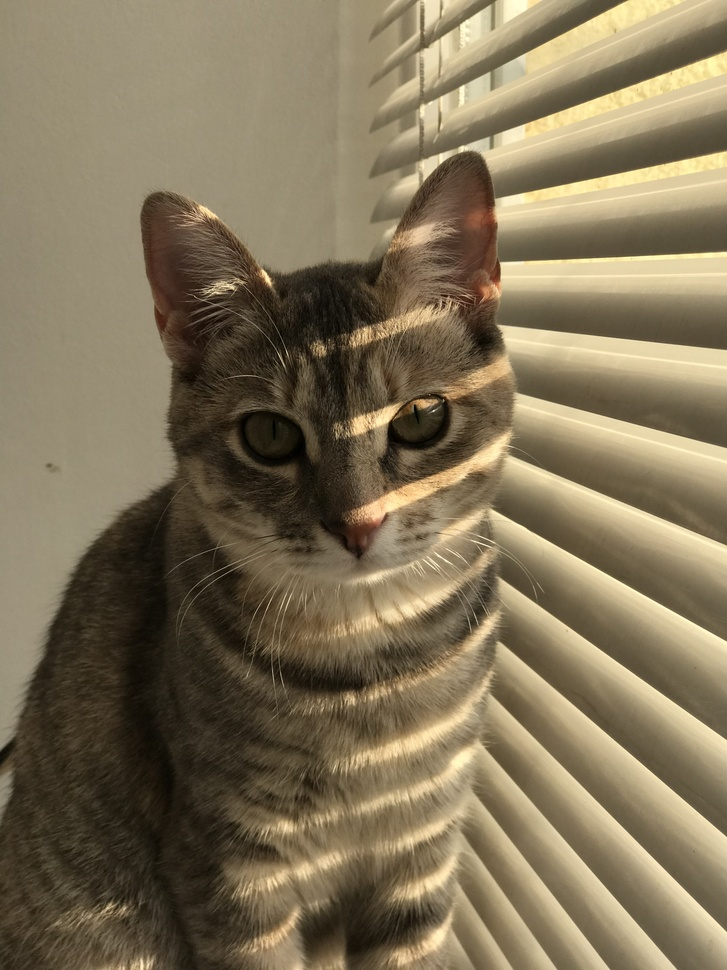
#> input picture lesson 56/lyusya.jpg, 727 x 970 px, shrunk from 3024 x 4032 before the run
$ jupyter execute task56.ipynb
#> lines starting #> are read from the running program, lines starting #| are printed output that depends on the picture
[cell 1]
import cv2
import matplotlib.pyplot as plt
import numpy as np
import matplotlib.colors as clr

[cell 2]
image = cv2.imread('lyusya.jpg')
#> image is the input picture: shape (970, 727, 3); mean B, G, R 88.6, 115.3, 128.7
plt.imshow(image)
cv2.waitKey(0)
plt.axis('off')
plt.show

[cell 3]
image_RGB = cv2.cvtColor(image, cv2.COLOR_BGR2RGB)
plt.axis('off')
plt.imshow(image_RGB)
plt.show()

# Декомпозиція по RGB

[cell 4]
RED = image_RGB.copy()
RED[:, :, (1, 2)] = 0
plt.axis('off')
plt.imshow(RED)
plt.show()

[cell 5]
GREEN = image_RGB.copy()
GREEN[:, :, (0, 2)] = 0
plt.axis('off')
plt.imshow(GREEN)
plt.show()

[cell 6]
BLUE = image_RGB.copy()
BLUE[:, :, (1, 0)] = 0
plt.axis('off')
plt.imshow(BLUE)
plt.show()

# Декомпозиція по HSV

[cell 7]
image_HSV = cv2.cvtColor(image, cv2.COLOR_BGR2HSV)
#> image_HSV: shape (970, 727, 3); mean H, S, V 19.9, 88.3, 128.7

[cell 8]
H = image_HSV.copy()
H[:, :, (1, 2)] = 255
#> H: shape (970, 727, 3); mean H, S, V 19.9, 255, 255
H = cv2.cvtColor(H, cv2.COLOR_HSV2RGB)
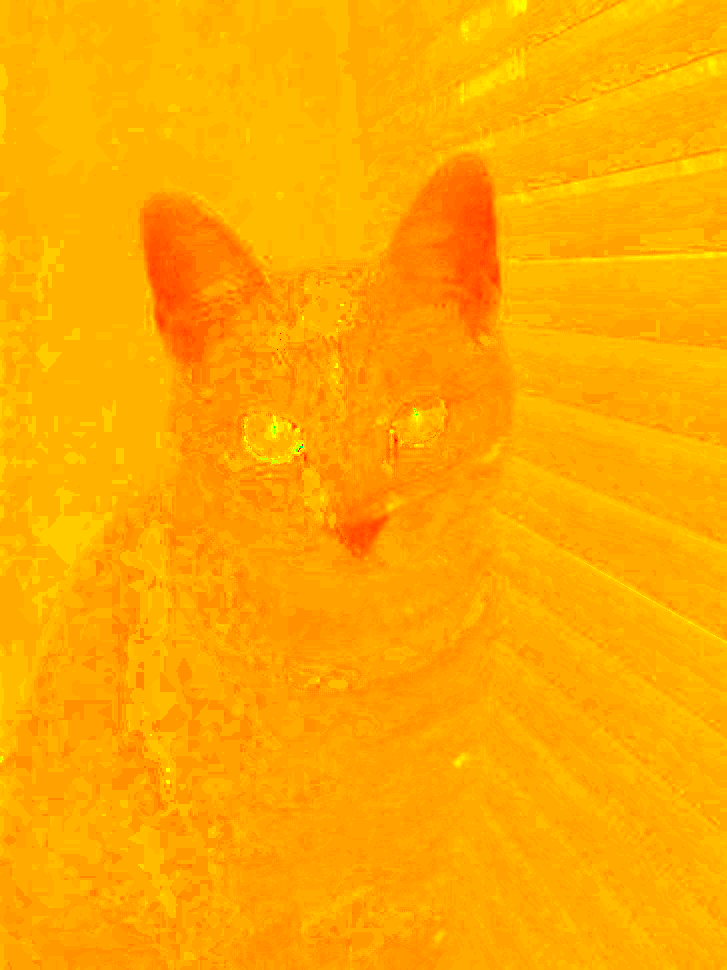
#> H: shape (970, 727, 3); mean R, G, B 255, 168.9, 0
plt.axis('off')
plt.imshow(H)
plt.show()

[cell 9]
S = image_HSV.copy()
S[:, :, 0] = 0
#> S: shape (970, 727, 3); mean H, S, V 0, 88.3, 128.7
S[:, :, 2] = 255
#> S: shape (970, 727, 3); mean H, S, V 0, 88.3, 255
S = cv2.cvtColor(S, cv2.COLOR_HSV2RGB)
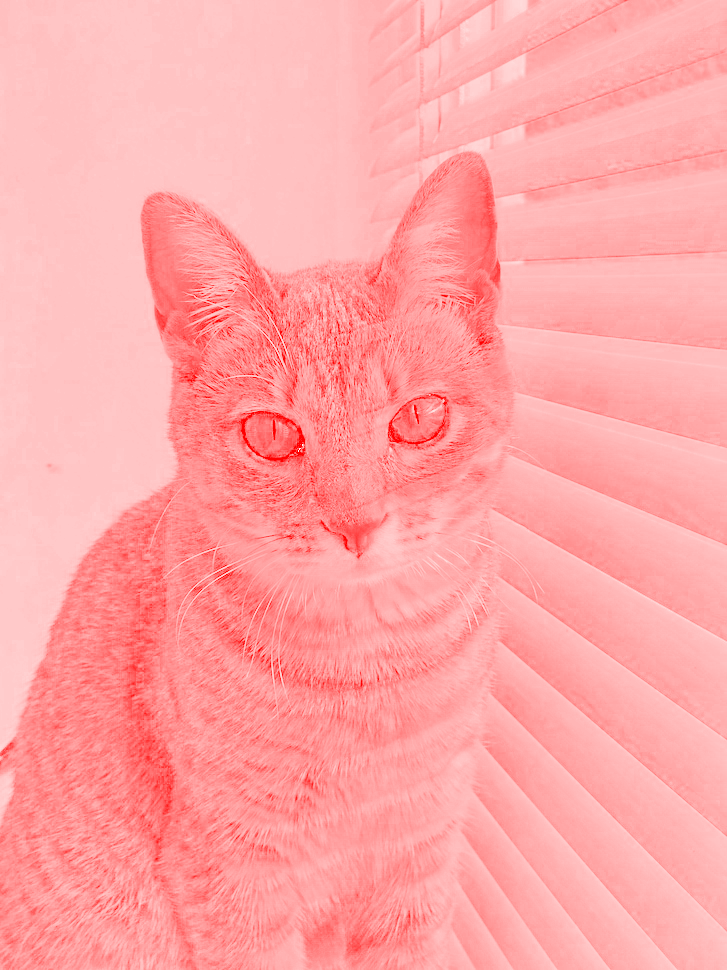
#> S: shape (970, 727, 3); mean R, G, B 255, 166.1, 166.1
plt.axis('off')
plt.imshow(S)
plt.show()

[cell 10]
V = image_HSV.copy()
V[:, :, 1] = 0
#> V: shape (970, 727, 3); mean H, S, V 19.9, 0, 128.7
V[:, :, 0] = 179
#> V: shape (970, 727, 3); mean H, S, V 179, 0, 128.7
V = cv2.cvtColor(V, cv2.COLOR_HSV2RGB)
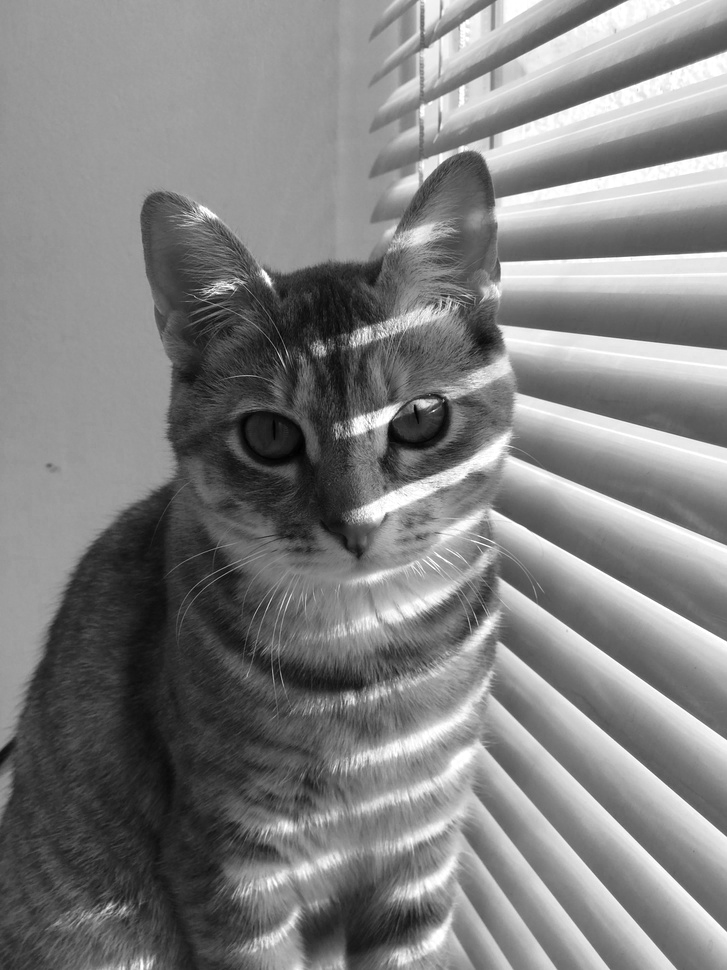
#> V: shape (970, 727, 3); min 0, max 255, mean 128.7
plt.axis('off')
plt.imshow(V)
plt.show()

# Декомпозиція по CIE Lab

[cell 11]
image_lab = cv2.cvtColor(image, cv2.COLOR_BGR2LAB)
#> image_lab: shape (970, 727, 3); mean of channels 0, 1, 2 122.8, 129, 144.5

[cell 12]
L = image_lab.copy()
L[:, :, (1, 2)] = 0
#> L: shape (970, 727, 3); mean of channels 0, 1, 2 122.8, 0, 0
L = cv2.cvtColor(L, cv2.COLOR_LAB2BGR)
L = cv2.cvtColor(L, cv2.COLOR_RGB2GRAY)
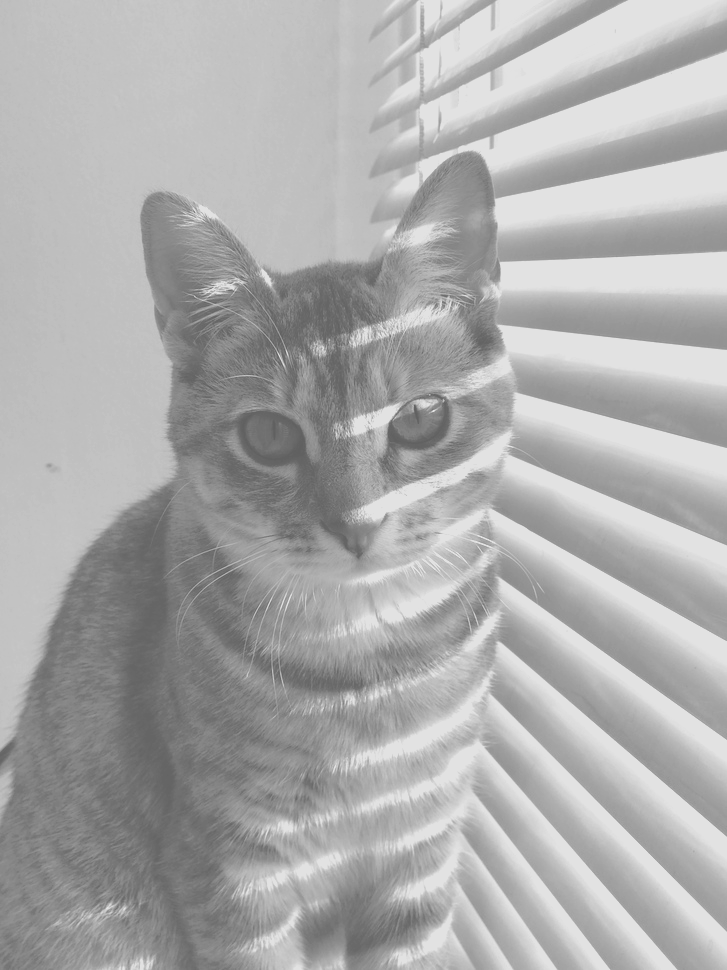
#> L: shape (970, 727); min 96, max 226, mean 172.2
plt.axis('off')
plt.imshow(L)
plt.show()

[cell 13]
a = image_lab.copy()
a[:, :, 0] = 127
#> a: shape (970, 727, 3); mean of channels 0, 1, 2 127, 129, 144.5
a[:, :, 2] = 0
#> a: shape (970, 727, 3); mean of channels 0, 1, 2 127, 129, 0
a = cv2.cvtColor(a, cv2.COLOR_LAB2BGR)
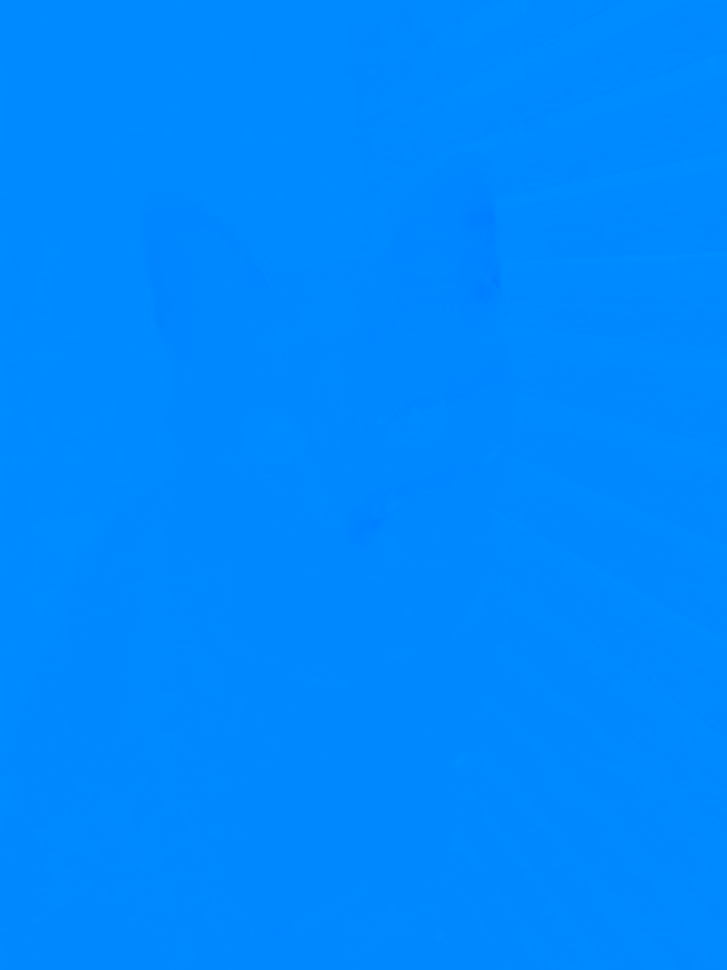
#> a: shape (970, 727, 3); mean B, G, R 255, 137.3, 0
a = cv2.cvtColor(a, cv2.COLOR_RGB2GRAY)
#> a: shape (970, 727)
cmap_a = clr.LinearSegmentedColormap.from_list('custom_blue', ['Red', 'Gray', 'Green'], N = 255)
plt.axis('off')
plt.imshow(a, cmap_a)
plt.show()

[cell 14]
b = image_lab.copy()
b[:, :, 0] = 127
b[:, :, 1] = 0
#> b: shape (970, 727, 3); mean of channels 0, 1, 2 127, 0, 144.5
b = cv2.cvtColor(b, cv2.COLOR_LAB2BGR)
b = cv2.cvtColor(b, cv2.COLOR_RGB2GRAY)
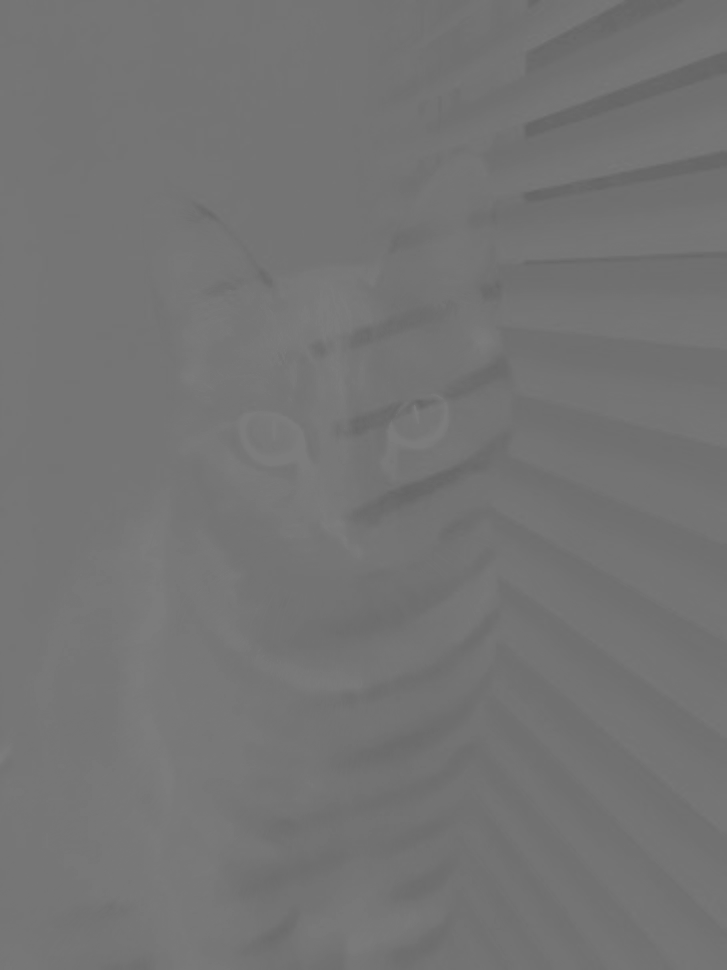
#> b: shape (970, 727); min 99, max 125, mean 115.9
cmap_b = clr.LinearSegmentedColormap.from_list('custom_blue', ['Black', 'Yellow', 'Blue'], N = 255)
plt.axis('off')
plt.imshow(b, cmap_b)
plt.show()
